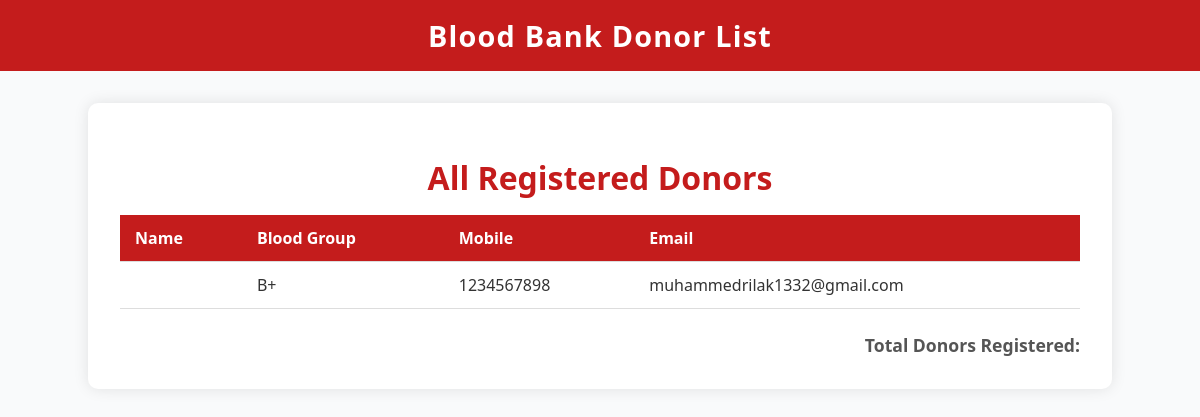
Before: /subadmin/donors/ (signed in) with the older database file.
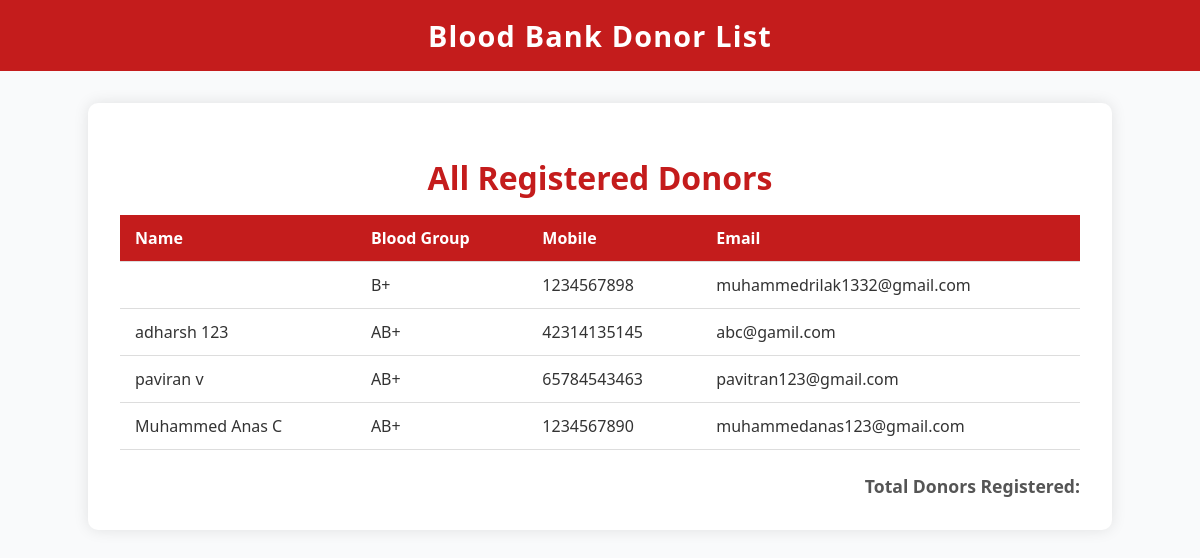
After: the same page with the newer database file.
### donor/models.py (models this page shows, shortened)
class Donor(models.Model):
    BLOOD_GROUP_CHOICES = [
        ('O+', 'O+'), ('O-', 'O-'),
        ('A+', 'A+'), ('A-', 'A-'),
        ('B+', 'B+'), ('B-', 'B-'),
        ('AB+', 'AB+'), ('AB-', 'AB-'),
    ]
    user = models.OneToOneField(User, on_delete=models.CASCADE)
    profile_pic = models.ImageField(upload_to='profile_pic/donor', null=True, blank=True)
    bloodgroup = models.CharField(max_length=3, choices=BLOOD_GROUP_CHOICES)
    mobile = models.CharField(max_length=12)
    email = models.EmailField(null=True, blank=True)

### sub_admin/views.py (the view)
# urls.py: path('donors/', views.donor_list, name='subadmin_donor_list'),
@user_passes_test(is_subadmin, login_url='subadmin_login')
def donor_list(request):
    donors = Donor.objects.all()
    return render(request, "subadmin/donor_list.html", {"donors": donors})

### sub_admin/views.py (called while the page is built)
def is_subadmin(user):
    return user.is_superuser

### templates/subadmin/donor_list.html (shortened to what this page needs)
<!DOCTYPE html>
<html lang="en">
<head>
</head>
<body>
    <header>
        Blood Bank Donor List
    </header>
    <main>
        <h1>All Registered Donors</h1>
        <table>
            <thead>
                <tr>
                    <th>Name</th>
                    <th>Blood Group</th>
                    <th>Mobile</th>
                    <th>Email</th>
                </tr>
            </thead>
            <tbody>
                {% for donor in donors %}
                <tr>
                    <td data-label="Name">{{ donor.user.get_full_name }}</td>
                    <td data-label="Blood Group">{{ donor.bloodgroup }}</td>
                    <td data-label="Mobile">{{ donor.mobile }}</td>
                    <td data-label="Email">{{ donor.email|default:"N/A" }}</td>
                </tr>
                {% empty %}
                <tr>
                    <td colspan="4" style="text-align:center; color:#999;">No donors found.</td>
                </tr>
                {% endfor %}
            </tbody>
        </table>
        <div class="total-count">
            Total Donors Registered: <strong>{{ total_donors }}</strong>
        </div>
    </main>
</body>
</html>

Changed rows visible on the page:
added Donor: user.get_full_name "adharsh 123", bloodgroup "AB+", mobile "42314135145", email "abc@gamil.com"
added Donor: user.get_full_name "paviran v", bloodgroup "AB+", mobile "65784543463", email "pavitran123@gmail.com"
added Donor: user.get_full_name "Muhammed Anas C", bloodgroup "AB+", mobile "1234567890", email "muhammedanas123@gmail.com"
